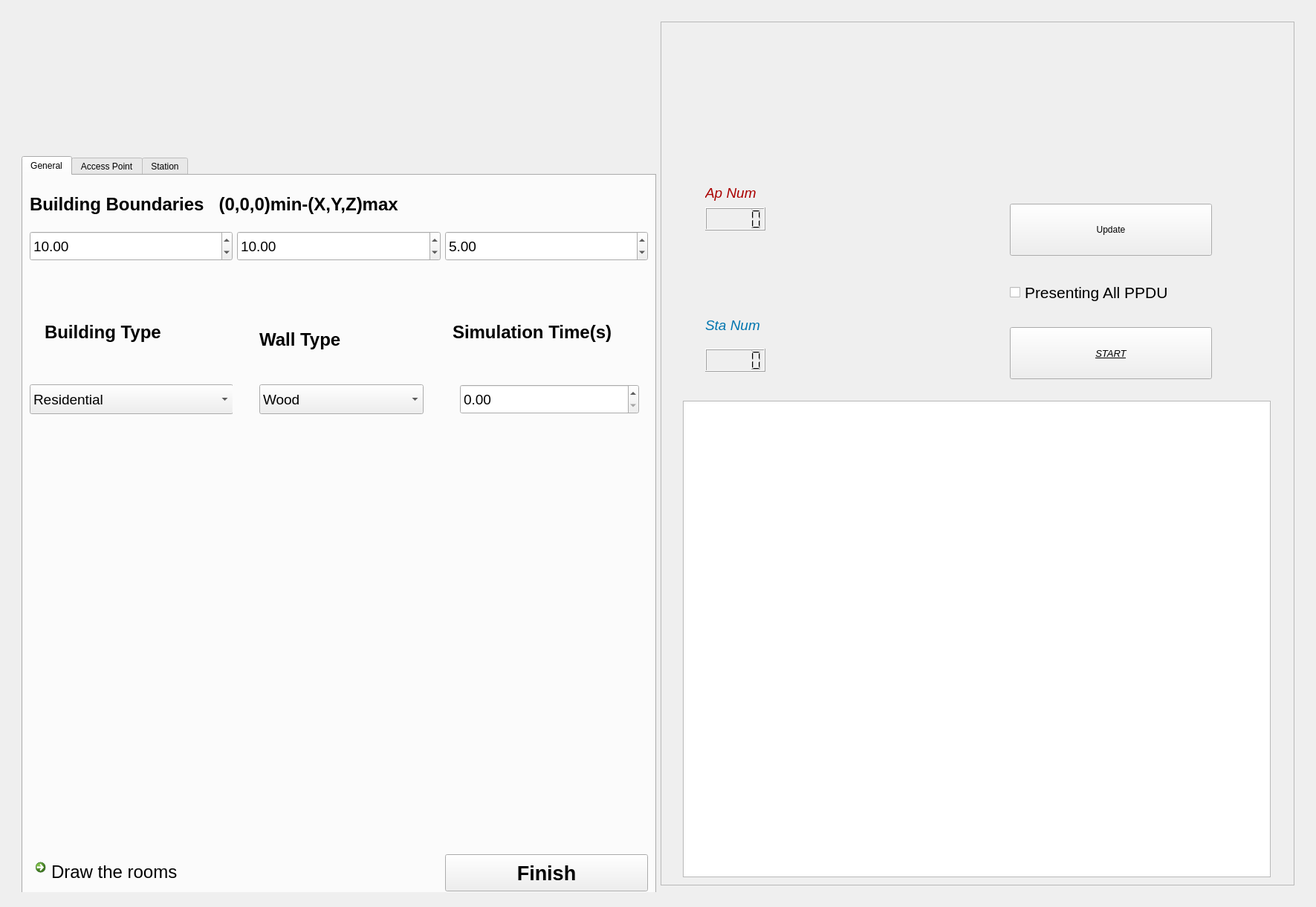
<?xml version="1.0" encoding="UTF-8"?>
<ui version="4.0">
 <class>Simu_Config</class>
 <widget class="QWidget" name="Simu_Config">
  <property name="geometry">
   <rect>
    <x>0</x>
    <y>0</y>
    <width>1771</width>
    <height>1220</height>
   </rect>
  </property>
  <property name="windowTitle">
   <string>Simulation Config</string>
  </property>
  <layout class="QVBoxLayout" name="verticalLayout">
   <item>
    <widget class="QWidget" name="widget_9" native="true">
     <property name="sizePolicy">
      <sizepolicy hsizetype="Expanding" vsizetype="Expanding">
       <horstretch>0</horstretch>
       <verstretch>0</verstretch>
      </sizepolicy>
     </property>
     <layout class="QHBoxLayout" name="horizontalLayout">
      <item>
       <widget class="QWidget" name="widget_11" native="true">
        <property name="sizePolicy">
         <sizepolicy hsizetype="Expanding" vsizetype="Expanding">
          <horstretch>0</horstretch>
          <verstretch>0</verstretch>
         </sizepolicy>
        </property>
        <layout class="QHBoxLayout" name="horizontalLayout_3">
         <item>
          <widget class="QTabWidget" name="tabWidget">
           <property name="minimumSize">
            <size>
             <width>0</width>
             <height>1000</height>
            </size>
           </property>
           <property name="maximumSize">
            <size>
             <width>16777215</width>
             <height>800</height>
            </size>
           </property>
           <property name="font">
            <font>
             <bold>false</bold>
            </font>
           </property>
           <property name="currentIndex">
            <number>0</number>
           </property>
           <property name="iconSize">
            <size>
             <width>27</width>
             <height>28</height>
            </size>
           </property>
           <widget class="QWidget" name="tab_4">
            <attribute name="title">
             <string>General</string>
            </attribute>
            <layout class="QGridLayout" name="gridLayout">
             <item row="1" column="1">
              <widget class="QDoubleSpinBox" name="doubleSpinBox_2">
               <property name="minimumSize">
                <size>
                 <width>0</width>
                 <height>40</height>
                </size>
               </property>
               <property name="font">
                <font>
                 <pointsize>14</pointsize>
                 <bold>false</bold>
                </font>
               </property>
               <property name="value">
                <double>10.000000000000000</double>
               </property>
              </widget>
             </item>
             <item row="4" column="2">
              <widget class="QPushButton" name="pushButton_7">
               <property name="minimumSize">
                <size>
                 <width>0</width>
                 <height>50</height>
                </size>
               </property>
               <property name="font">
                <font>
                 <pointsize>20</pointsize>
                 <bold>true</bold>
                </font>
               </property>
               <property name="text">
                <string>Finish</string>
               </property>
              </widget>
             </item>
             <item row="1" column="0">
              <widget class="QDoubleSpinBox" name="doubleSpinBox">
               <property name="minimumSize">
                <size>
                 <width>0</width>
                 <height>40</height>
                </size>
               </property>
               <property name="font">
                <font>
                 <pointsize>14</pointsize>
                 <bold>false</bold>
                </font>
               </property>
               <property name="value">
                <double>10.000000000000000</double>
               </property>
              </widget>
             </item>
             <item row="2" column="2">
              <widget class="QWidget" name="widget_13" native="true">
               <widget class="QLabel" name="label_6">
                <property name="geometry">
                 <rect>
                  <x>10</x>
                  <y>50</y>
                  <width>241</width>
                  <height>80</height>
                 </rect>
                </property>
                <property name="maximumSize">
                 <size>
                  <width>16777215</width>
                  <height>80</height>
                 </size>
                </property>
                <property name="font">
                 <font>
                  <pointsize>18</pointsize>
                  <bold>true</bold>
                 </font>
                </property>
                <property name="text">
                 <string>Simulation Time(s)</string>
                </property>
               </widget>
               <widget class="QDoubleSpinBox" name="doubleSpinBox_4">
                <property name="geometry">
                 <rect>
                  <x>20</x>
                  <y>160</y>
                  <width>241</width>
                  <height>40</height>
                 </rect>
                </property>
                <property name="minimumSize">
                 <size>
                  <width>0</width>
                  <height>40</height>
                 </size>
                </property>
                <property name="font">
                 <font>
                  <pointsize>14</pointsize>
                  <bold>false</bold>
                 </font>
                </property>
               </widget>
              </widget>
             </item>
             <item row="2" column="1">
              <widget class="QWidget" name="widget_12" native="true">
               <property name="minimumSize">
                <size>
                 <width>0</width>
                 <height>800</height>
                </size>
               </property>
               <widget class="QLabel" name="label_3">
                <property name="geometry">
                 <rect>
                  <x>30</x>
                  <y>60</y>
                  <width>181</width>
                  <height>80</height>
                 </rect>
                </property>
                <property name="maximumSize">
                 <size>
                  <width>16777215</width>
                  <height>80</height>
                 </size>
                </property>
                <property name="font">
                 <font>
                  <pointsize>18</pointsize>
                  <bold>true</bold>
                 </font>
                </property>
                <property name="text">
                 <string>Wall Type</string>
                </property>
               </widget>
               <widget class="QComboBox" name="comboBox_2">
                <property name="geometry">
                 <rect>
                  <x>30</x>
                  <y>160</y>
                  <width>221</width>
                  <height>40</height>
                 </rect>
                </property>
                <property name="minimumSize">
                 <size>
                  <width>0</width>
                  <height>40</height>
                 </size>
                </property>
                <property name="font">
                 <font>
                  <pointsize>14</pointsize>
                  <bold>false</bold>
                 </font>
                </property>
                <item>
                 <property name="text">
                  <string>Wood</string>
                 </property>
                </item>
                <item>
                 <property name="text">
                  <string>ConcreteWithoutWindows</string>
                 </property>
                </item>
                <item>
                 <property name="text">
                  <string>ConcreteWithWindows</string>
                 </property>
                </item>
                <item>
                 <property name="text">
                  <string>StoneBlocks</string>
                 </property>
                </item>
               </widget>
              </widget>
             </item>
             <item row="1" column="2">
              <widget class="QDoubleSpinBox" name="doubleSpinBox_3">
               <property name="minimumSize">
                <size>
                 <width>0</width>
                 <height>40</height>
                </size>
               </property>
               <property name="font">
                <font>
                 <pointsize>14</pointsize>
                 <bold>false</bold>
                </font>
               </property>
               <property name="value">
                <double>5.000000000000000</double>
               </property>
              </widget>
             </item>
             <item row="0" column="0" colspan="3">
              <widget class="QLabel" name="label">
               <property name="minimumSize">
                <size>
                 <width>0</width>
                 <height>60</height>
                </size>
               </property>
               <property name="maximumSize">
                <size>
                 <width>16777215</width>
                 <height>80</height>
                </size>
               </property>
               <property name="font">
                <font>
                 <pointsize>18</pointsize>
                 <bold>true</bold>
                </font>
               </property>
               <property name="text">
                <string>Building Boundaries   (0,0,0)min-(X,Y,Z)max</string>
               </property>
              </widget>
             </item>
             <item row="2" column="0">
              <widget class="QWidget" name="widget_10" native="true">
               <widget class="QLabel" name="label_2">
                <property name="geometry">
                 <rect>
                  <x>20</x>
                  <y>50</y>
                  <width>274</width>
                  <height>80</height>
                 </rect>
                </property>
                <property name="maximumSize">
                 <size>
                  <width>16777215</width>
                  <height>80</height>
                 </size>
                </property>
                <property name="font">
                 <font>
                  <pointsize>18</pointsize>
                  <bold>true</bold>
                 </font>
                </property>
                <property name="text">
                 <string>Building Type</string>
                </property>
               </widget>
               <widget class="QComboBox" name="comboBox">
                <property name="geometry">
                 <rect>
                  <x>0</x>
                  <y>160</y>
                  <width>274</width>
                  <height>40</height>
                 </rect>
                </property>
                <property name="minimumSize">
                 <size>
                  <width>0</width>
                  <height>40</height>
                 </size>
                </property>
                <property name="font">
                 <font>
                  <pointsize>14</pointsize>
                  <bold>false</bold>
                 </font>
                </property>
                <property name="mouseTracking">
                 <bool>false</bool>
                </property>
                <item>
                 <property name="text">
                  <string>Residential</string>
                 </property>
                </item>
                <item>
                 <property name="text">
                  <string>Office</string>
                 </property>
                </item>
                <item>
                 <property name="text">
                  <string>Commercial</string>
                 </property>
                </item>
               </widget>
              </widget>
             </item>
             <item row="4" column="0" colspan="2">
              <widget class="QCommandLinkButton" name="commandLinkButton">
               <property name="font">
                <font>
                 <pointsize>18</pointsize>
                 <bold>false</bold>
                </font>
               </property>
               <property name="text">
                <string>Draw the rooms</string>
               </property>
               <property name="iconSize">
                <size>
                 <width>30</width>
                 <height>40</height>
                </size>
               </property>
              </widget>
             </item>
            </layout>
           </widget>
           <widget class="QWidget" name="tab_2">
            <attribute name="title">
             <string>Access Point</string>
            </attribute>
            <layout class="QGridLayout" name="gridLayout_2">
             <item row="0" column="0" colspan="3">
              <widget class="QTableWidget" name="tableWidget_2">
               <column>
                <property name="text">
                 <string>Number</string>
                </property>
                <property name="font">
                 <font>
                  <pointsize>14</pointsize>
                 </font>
                </property>
               </column>
               <column>
                <property name="text">
                 <string>Position</string>
                </property>
                <property name="font">
                 <font>
                  <pointsize>14</pointsize>
                 </font>
                </property>
               </column>
               <column>
                <property name="text">
                 <string>Mobility</string>
                </property>
                <property name="font">
                 <font>
                  <pointsize>14</pointsize>
                 </font>
                </property>
               </column>
              </widget>
             </item>
             <item row="1" column="0">
              <widget class="QPushButton" name="pushButton_4">
               <property name="minimumSize">
                <size>
                 <width>0</width>
                 <height>50</height>
                </size>
               </property>
               <property name="text">
                <string>Add</string>
               </property>
              </widget>
             </item>
             <item row="1" column="1">
              <widget class="QPushButton" name="pushButton_5">
               <property name="minimumSize">
                <size>
                 <width>0</width>
                 <height>50</height>
                </size>
               </property>
               <property name="text">
                <string>Delete</string>
               </property>
              </widget>
             </item>
             <item row="1" column="2">
              <widget class="QPushButton" name="pushButton_6">
               <property name="minimumSize">
                <size>
                 <width>0</width>
                 <height>50</height>
                </size>
               </property>
               <property name="text">
                <string>Clear</string>
               </property>
              </widget>
             </item>
            </layout>
           </widget>
           <widget class="QWidget" name="tab">
            <attribute name="title">
             <string>Station</string>
            </attribute>
            <layout class="QGridLayout" name="gridLayout_3">
             <item row="1" column="0">
              <widget class="QPushButton" name="pushButton">
               <property name="minimumSize">
                <size>
                 <width>0</width>
                 <height>50</height>
                </size>
               </property>
               <property name="text">
                <string>Add </string>
               </property>
              </widget>
             </item>
             <item row="1" column="1">
              <widget class="QPushButton" name="pushButton_2">
               <property name="minimumSize">
                <size>
                 <width>0</width>
                 <height>50</height>
                </size>
               </property>
               <property name="text">
                <string>Delete</string>
               </property>
              </widget>
             </item>
             <item row="1" column="2">
              <widget class="QPushButton" name="pushButton_3">
               <property name="minimumSize">
                <size>
                 <width>0</width>
                 <height>50</height>
                </size>
               </property>
               <property name="text">
                <string>Clear</string>
               </property>
              </widget>
             </item>
             <item row="0" column="0" colspan="3">
              <widget class="QTableWidget" name="tableWidget">
               <column>
                <property name="text">
                 <string>Number</string>
                </property>
                <property name="font">
                 <font>
                  <pointsize>14</pointsize>
                 </font>
                </property>
               </column>
               <column>
                <property name="text">
                 <string>Position</string>
                </property>
                <property name="font">
                 <font>
                  <pointsize>14</pointsize>
                 </font>
                </property>
               </column>
               <column>
                <property name="text">
                 <string>Mobility</string>
                </property>
                <property name="font">
                 <font>
                  <pointsize>14</pointsize>
                 </font>
                </property>
               </column>
              </widget>
             </item>
            </layout>
           </widget>
          </widget>
         </item>
         <item>
          <widget class="QFrame" name="frame">
           <property name="sizePolicy">
            <sizepolicy hsizetype="Expanding" vsizetype="Expanding">
             <horstretch>0</horstretch>
             <verstretch>0</verstretch>
            </sizepolicy>
           </property>
           <property name="font">
            <font>
             <bold>true</bold>
            </font>
           </property>
           <property name="styleSheet">
            <string notr="true">border-color: rgb(158, 158, 158);
</string>
           </property>
           <property name="frameShape">
            <enum>QFrame::Shape::StyledPanel</enum>
           </property>
           <property name="frameShadow">
            <enum>QFrame::Shadow::Raised</enum>
           </property>
           <layout class="QHBoxLayout" name="horizontalLayout_2">
            <item>
             <widget class="QWidget" name="widget" native="true">
              <property name="sizePolicy">
               <sizepolicy hsizetype="Expanding" vsizetype="Expanding">
                <horstretch>17</horstretch>
                <verstretch>0</verstretch>
               </sizepolicy>
              </property>
              <widget class="QWidget" name="widget_2" native="true">
               <property name="geometry">
                <rect>
                 <x>460</x>
                 <y>20</y>
                 <width>272</width>
                 <height>451</height>
                </rect>
               </property>
               <property name="sizePolicy">
                <sizepolicy hsizetype="Preferred" vsizetype="Preferred">
                 <horstretch>10</horstretch>
                 <verstretch>0</verstretch>
                </sizepolicy>
               </property>
               <layout class="QVBoxLayout" name="verticalLayout_2">
                <item>
                 <widget class="QWidget" name="widget_5" native="true">
                  <property name="minimumSize">
                   <size>
                    <width>0</width>
                    <height>40</height>
                   </size>
                  </property>
                 </widget>
                </item>
                <item>
                 <widget class="QWidget" name="widget_6" native="true">
                  <property name="minimumSize">
                   <size>
                    <width>0</width>
                    <height>40</height>
                   </size>
                  </property>
                 </widget>
                </item>
                <item>
                 <widget class="QWidget" name="widget_7" native="true">
                  <property name="minimumSize">
                   <size>
                    <width>0</width>
                    <height>40</height>
                   </size>
                  </property>
                 </widget>
                </item>
                <item>
                 <widget class="QWidget" name="widget_8" native="true">
                  <property name="minimumSize">
                   <size>
                    <width>0</width>
                    <height>40</height>
                   </size>
                  </property>
                 </widget>
                </item>
                <item>
                 <spacer name="verticalSpacer_2">
                  <property name="orientation">
                   <enum>Qt::Orientation::Vertical</enum>
                  </property>
                  <property name="sizeHint" stdset="0">
                   <size>
                    <width>20</width>
                    <height>40</height>
                   </size>
                  </property>
                 </spacer>
                </item>
                <item>
                 <spacer name="verticalSpacer">
                  <property name="orientation">
                   <enum>Qt::Orientation::Vertical</enum>
                  </property>
                  <property name="sizeHint" stdset="0">
                   <size>
                    <width>20</width>
                    <height>40</height>
                   </size>
                  </property>
                 </spacer>
                </item>
                <item>
                 <widget class="QPushButton" name="pushButton_8">
                  <property name="minimumSize">
                   <size>
                    <width>0</width>
                    <height>70</height>
                   </size>
                  </property>
                  <property name="text">
                   <string>Update</string>
                  </property>
                 </widget>
                </item>
                <item>
                 <spacer name="verticalSpacer_3">
                  <property name="orientation">
                   <enum>Qt::Orientation::Vertical</enum>
                  </property>
                  <property name="sizeHint" stdset="0">
                   <size>
                    <width>20</width>
                    <height>40</height>
                   </size>
                  </property>
                 </spacer>
                </item>
                <item>
                 <widget class="QWidget" name="widget_4" native="true">
                  <property name="minimumSize">
                   <size>
                    <width>0</width>
                    <height>53</height>
                   </size>
                  </property>
                  <widget class="QCheckBox" name="checkBox">
                   <property name="geometry">
                    <rect>
                     <x>0</x>
                     <y>10</y>
                     <width>231</width>
                     <height>36</height>
                    </rect>
                   </property>
                   <property name="minimumSize">
                    <size>
                     <width>0</width>
                     <height>36</height>
                    </size>
                   </property>
                   <property name="font">
                    <font>
                     <pointsize>16</pointsize>
                    </font>
                   </property>
                   <property name="text">
                    <string>Presenting All PPDU</string>
                   </property>
                   <property name="checked">
                    <bool>false</bool>
                   </property>
                  </widget>
                 </widget>
                </item>
                <item>
                 <spacer name="verticalSpacer_4">
                  <property name="orientation">
                   <enum>Qt::Orientation::Vertical</enum>
                  </property>
                  <property name="sizeHint" stdset="0">
                   <size>
                    <width>20</width>
                    <height>40</height>
                   </size>
                  </property>
                 </spacer>
                </item>
                <item>
                 <widget class="QPushButton" name="pushButton_9">
                  <property name="minimumSize">
                   <size>
                    <width>0</width>
                    <height>70</height>
                   </size>
                  </property>
                  <property name="font">
                   <font>
                    <pointsize>10</pointsize>
                    <italic>true</italic>
                    <bold>false</bold>
                    <underline>true</underline>
                   </font>
                  </property>
                  <property name="text">
                   <string>START</string>
                  </property>
                 </widget>
                </item>
               </layout>
              </widget>
              <widget class="QWidget" name="widget_3" native="true">
               <property name="geometry">
                <rect>
                 <x>10</x>
                 <y>10</y>
                 <width>241</width>
                 <height>461</height>
                </rect>
               </property>
               <property name="minimumSize">
                <size>
                 <width>0</width>
                 <height>40</height>
                </size>
               </property>
               <widget class="QLabel" name="label_4">
                <property name="geometry">
                 <rect>
                  <x>40</x>
                  <y>190</y>
                  <width>121</width>
                  <height>40</height>
                 </rect>
                </property>
                <property name="minimumSize">
                 <size>
                  <width>0</width>
                  <height>40</height>
                 </size>
                </property>
                <property name="font">
                 <font>
                  <pointsize>14</pointsize>
                  <italic>true</italic>
                 </font>
                </property>
                <property name="styleSheet">
                 <string notr="true">color: rgb(170, 0, 0)</string>
                </property>
                <property name="text">
                 <string>Ap Num</string>
                </property>
               </widget>
               <widget class="QLCDNumber" name="lcdNumber">
                <property name="geometry">
                 <rect>
                  <x>40</x>
                  <y>230</y>
                  <width>81</width>
                  <height>31</height>
                 </rect>
                </property>
                <property name="font">
                 <font>
                  <bold>true</bold>
                 </font>
                </property>
                <property name="styleSheet">
                 <string notr="true">color:black</string>
                </property>
               </widget>
               <widget class="QLabel" name="label_5">
                <property name="geometry">
                 <rect>
                  <x>40</x>
                  <y>380</y>
                  <width>121</width>
                  <height>17</height>
                 </rect>
                </property>
                <property name="font">
                 <font>
                  <pointsize>14</pointsize>
                  <italic>true</italic>
                  <bold>false</bold>
                 </font>
                </property>
                <property name="styleSheet">
                 <string notr="true">color:rgb(0, 117, 175)</string>
                </property>
                <property name="text">
                 <string>Sta Num</string>
                </property>
               </widget>
               <widget class="QLCDNumber" name="lcdNumber_2">
                <property name="geometry">
                 <rect>
                  <x>40</x>
                  <y>420</y>
                  <width>81</width>
                  <height>31</height>
                 </rect>
                </property>
                <property name="styleSheet">
                 <string notr="true">color:black</string>
                </property>
               </widget>
              </widget>
              <widget class="ConfigGraphicsView" name="graphicsView">
               <property name="geometry">
                <rect>
                 <x>20</x>
                 <y>500</y>
                 <width>791</width>
                 <height>641</height>
                </rect>
               </property>
               <property name="sizePolicy">
                <sizepolicy hsizetype="Expanding" vsizetype="Expanding">
                 <horstretch>6</horstretch>
                 <verstretch>6</verstretch>
                </sizepolicy>
               </property>
               <property name="minimumSize">
                <size>
                 <width>140</width>
                 <height>140</height>
                </size>
               </property>
              </widget>
             </widget>
            </item>
           </layout>
          </widget>
         </item>
        </layout>
       </widget>
      </item>
     </layout>
    </widget>
   </item>
  </layout>
 </widget>
 <customwidgets>
  <customwidget>
   <class>ConfigGraphicsView</class>
   <extends>QGraphicsView</extends>
   <header>configgraphicsview.h</header>
  </customwidget>
 </customwidgets>
 <resources/>
 <connections/>
</ui>
